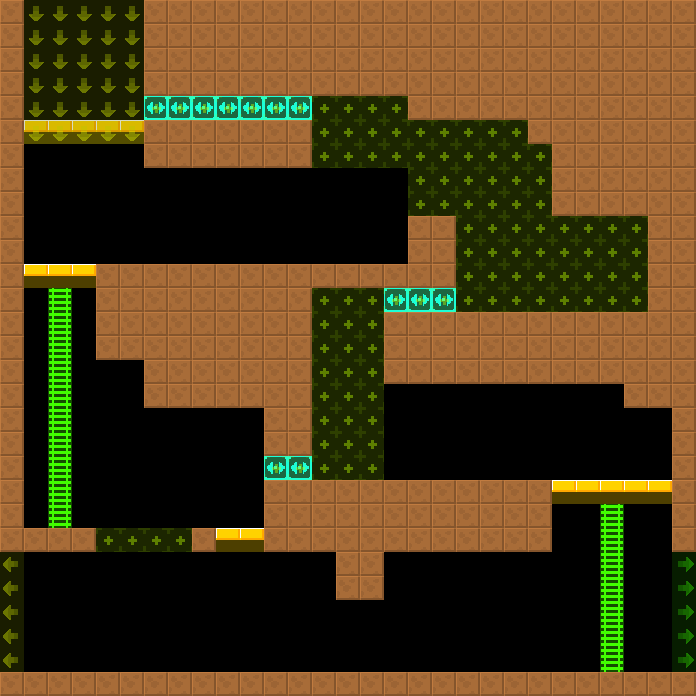

Below is a game level as drawn by its tile map, then a one-line description and the .tmx that defines it (tile-layer data replaced by summaries):
An orthogonal 29x29 tile map with 24x24 px tiles, 2 tile layers (col, lnk), 2 tilesets and 3 objects (FakeBlackWall, BreakableGround, Door).

<map version="1.4" tiledversion="1.4.2" orientation="orthogonal" renderorder="right-down" width="29" height="29" tilewidth="24" tileheight="24" infinite="0" nextlayerid="4" nextobjectid="8">
 <tileset firstgid="6" source="../../lnk.tsx" />
 <tileset firstgid="1" source="../../col.tsx" />
 <layer id="1" name="col" width="29" height="29">
  <data>[841 cells, 403 non-empty, 4 distinct tile ids]</data>
 </layer>
 <layer id="2" name="lnk" width="29" height="29" opacity="0.5">
  <data>[841 cells, 147 non-empty, 4 distinct tile ids]</data>
 </layer>
 <objectgroup id="3" name="markers" opacity="0.5">
  <object id="1" name="FakeBlackWall" type="FakeBlackWall" x="264" y="456" width="48" height="24">
   <properties>
    <property name="yr" value="0" />
    <property name="xr" value="0" />
   </properties>
  </object>
  <object id="2" name="BreakableGround" type="BreakableGround" x="96" y="528" width="96" height="24">
   <properties>
    <property name="yr" value="0" />
    <property name="xr" value="0" />
   </properties>
  </object>
  <object id="3" name="Door" type="Door" x="336" y="648" width="24" height="24">
   <properties>
    <property name="yr" value="0" />
    <property name="xr" value="0" />
   </properties>
  </object>
 </objectgroup>
</map>
